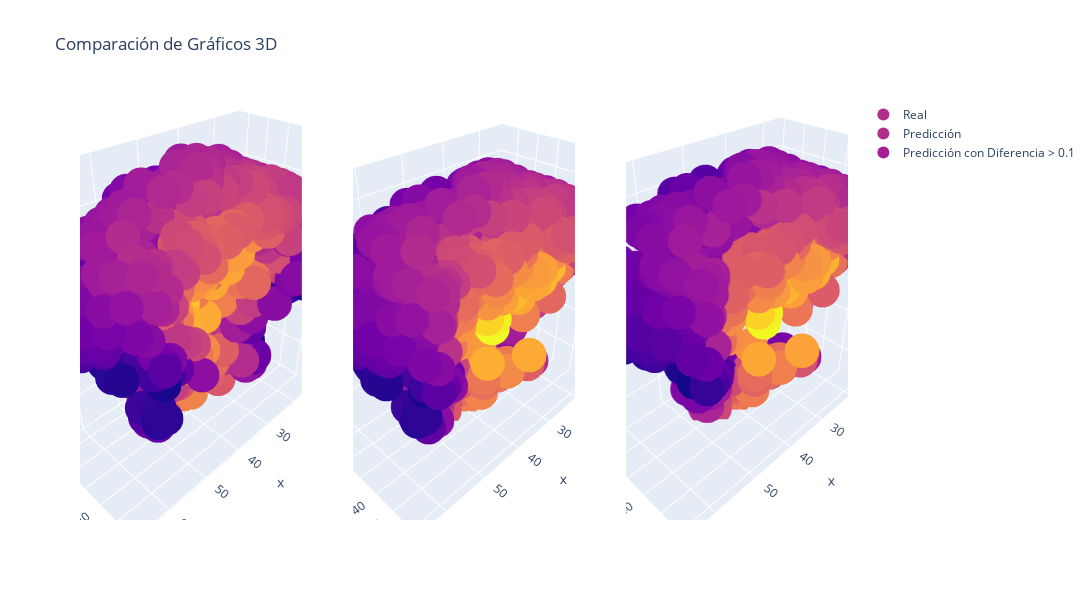

The notebook cell saved with this chart:
### Code cell
# Crear una figura con subplots
fig = make_subplots(rows=1, cols=3, 
                    specs=[[{'type': 'scatter3d'}, {'type': 'scatter3d'}, {'type': 'scatter3d'}]])

# Añadir el primer gráfico tridimensional
fig.add_trace(go.Scatter3d(
    x=aux_plot['real_X'],
    y=aux_plot['real_Y'],
    z=aux_plot['real_Z'],
    mode='markers',
    marker=dict(size=12, color=aux_plot['USUM']),
    name='Real'
), row=1, col=1)

# Añadir el segundo gráfico tridimensional
fig.add_trace(go.Scatter3d(
    x=aux_plot['pred_X'],
    y=aux_plot['pred_Y'],
    z=aux_plot['pred_Z'],
    mode='markers',
    marker=dict(size=12, color=aux_plot['USUM']),
    name='Predicción'
), row=1, col=2)

# Añadir el tercer gráfico tridimensional
fig.add_trace(go.Scatter3d(
    x=aux_plot.loc[aux_plot["relativ_dif_real_pred_Y"] > 0.1, 'pred_X'],
    y=aux_plot.loc[aux_plot["relativ_dif_real_pred_Y"] > 0.1, 'pred_Y'],
    z=aux_plot.loc[aux_plot["relativ_dif_real_pred_Y"] > 0.1, 'pred_Z'],
    mode='markers',
    marker=dict(size=12, color=aux_plot.loc[aux_plot["relativ_dif_real_pred_Y"] > 0.1, 'USUM']),
    name='Predicción con Diferencia > 0.1'
), row=1, col=3)

# Actualizar el layout de la figura
fig.update_layout(height=600, width=1800, title_text="Comparación de Gráficos 3D")

# Mostrar la figura
fig.show()

### Figure 1 — Plotly figure (JSON) as saved in the notebook; plotly's stock layout.template omitted (floating-point values rounded to 4 significant figures; data arrays with more than 128 entries replaced by an {"elided": "..."} marker saying what was removed)
{"data": [{"marker": {"color": {"elided": "699 float values"}, "size": 12}, "mode": "markers", "name": "Real", "scene": "scene", "type": "scatter3d", "x": {"elided": "699 float values"}, "y": {"elided": "699 float values"}, "z": {"elided": "699 float values"}}, {"marker": {"color": {"elided": "699 float values"}, "size": 12}, "mode": "markers", "name": "Predicción", "scene": "scene2", "type": "scatter3d", "x": {"elided": "699 float values"}, "y": {"elided": "699 float values"}, "z": {"elided": "699 float values"}}, {"marker": {"color": {"elided": "397 float values"}, "size": 12}, "mode": "markers", "name": "Predicción con Diferencia > 0.1", "scene": "scene3", "type": "scatter3d", "x": {"elided": "397 float values"}, "y": {"elided": "397 float values"}, "z": {"elided": "397 float values"}}], "layout": {"height": 600, "scene": {"domain": {"x": [0, 0.2889], "y": [0, 1]}}, "scene2": {"domain": {"x": [0.3556, 0.6444], "y": [0, 1]}}, "scene3": {"domain": {"x": [0.7111, 1], "y": [0, 1]}}, "title": {"text": "Comparación de Gráficos 3D"}, "width": 1800}}
